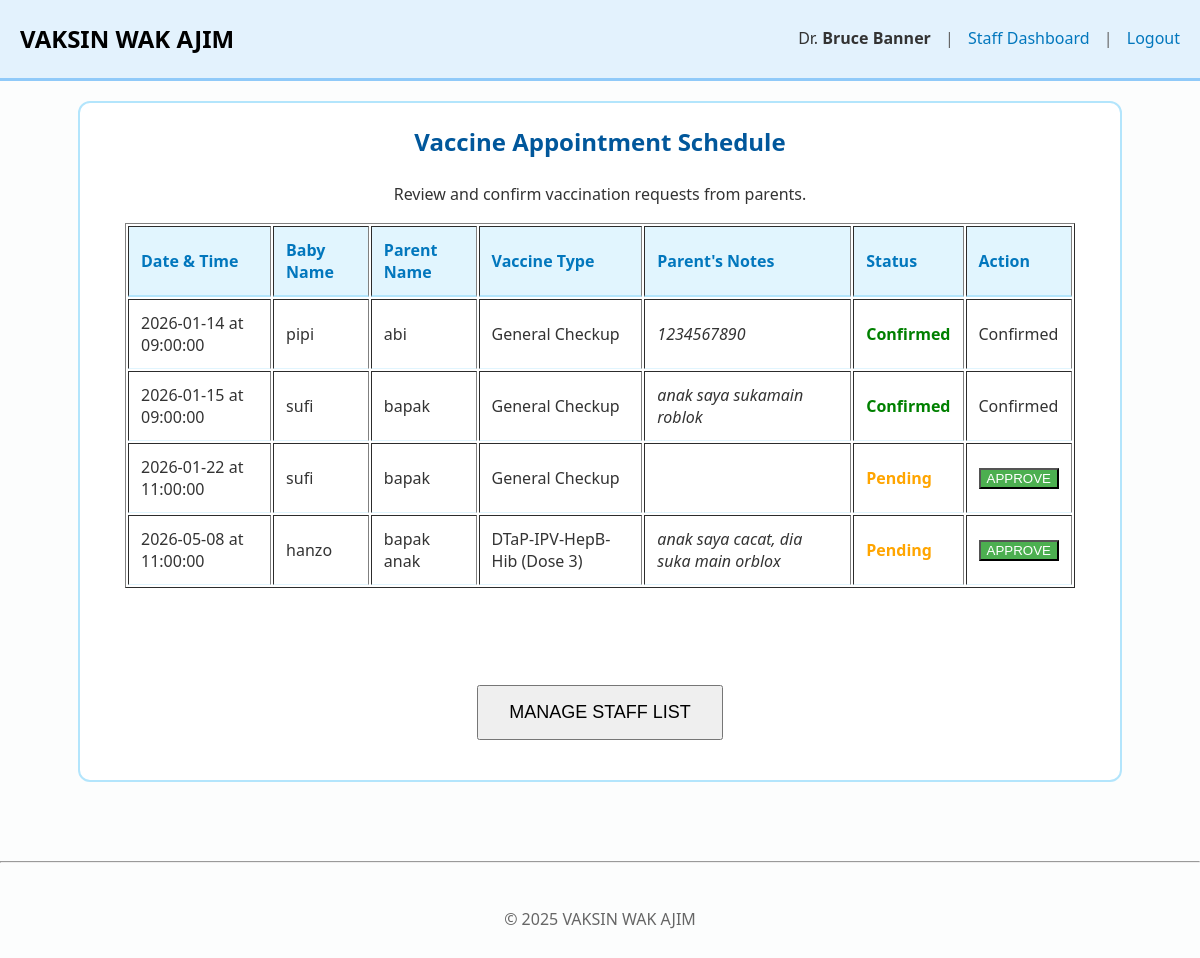
The app's page /WEBSITES/staff_dashboard.php (signed in) with its own data.
### tables this page shows
CREATE TABLE `appointments` (
  `appt_id` int(11) NOT NULL,
  `baby_id` int(11) NOT NULL,
  `staff_id` int(11) NOT NULL,
  `vaccine_id` int(11) NOT NULL,
  `appt_date` date NOT NULL,
  `appt_time` time NOT NULL,
  `notes` text DEFAULT NULL,
  `status` enum('Pending','Confirmed','Completed') DEFAULT 'Pending'
);

CREATE TABLE `babies` (
  `baby_id` int(11) NOT NULL,
  `parent_id` int(11) NOT NULL,
  `baby_name` varchar(100) NOT NULL,
  `birth_date` date NOT NULL,
  `gender` enum('Male','Female') NOT NULL
);

CREATE TABLE `users` (
  `user_id` int(11) NOT NULL,
  `username` varchar(50) NOT NULL,
  `password` varchar(255) NOT NULL,
  `email` varchar(100) DEFAULT NULL,
  `full_name` varchar(100) DEFAULT NULL,
  `phone_number` varchar(20) DEFAULT NULL
);

CREATE TABLE `vaccines` (
  `vaccine_id` int(11) NOT NULL,
  `vaccine_name` varchar(100) NOT NULL,
  `recommended_month` varchar(20) DEFAULT NULL,
  `description` text DEFAULT NULL
);

### WEBSITES/staff_dashboard.php (the view, shortened to what this page needs)
<?php
include('config.php');
include('header.php');
$query =
        "SELECT a.*, b.baby_name, u.full_name AS parent_name, v.vaccine_name
        FROM appointments a
        JOIN babies b ON a.baby_id = b.baby_id
        JOIN users u ON b.parent_id = u.user_id
        JOIN vaccines v ON a.vaccine_id = v.vaccine_id
        ORDER BY a.appt_date ASC, a.appt_time ASC";
$result = $conn->query($query);
?>
<!DOCTYPE html>
<html lang="en">
<head>
</head>
<body>
    <section>
        <center>
            <h1>Vaccine Appointment Schedule</h1>
            <p>Review and confirm vaccination requests from parents.</p>
            <table border="1" cellpadding="10" width="95%">
                <tr bgcolor="#f2f2f2">
                    <th>Date & Time</th>
                    <th>Baby Name</th>
                    <th>Parent Name</th>
                    <th>Vaccine Type</th>
                    <th>Parent's Notes</th>
                    <th>Status</th>
                    <th>Action</th>
                </tr>
                <?php
                    if ($result->num_rows > 0) {
                        while($row = $result->fetch_assoc()) {
                            echo "<tr>";
                            echo "<td>" . $row['appt_date'] . " at " . $row['appt_time'] . "</td>";
                            echo "<td>" . $row['baby_name'] . "</td>";
                            echo "<td>" . $row['parent_name'] . "</td>";
                            echo "<td>" . $row['vaccine_name'] . "</td>";
                            echo "<td><i>" . $row['notes'] . "</i></td>";
                            $statusColor = ($row['status'] == 'Pending') ? "orange" : "green";
                            echo "<td style='color:$statusColor;'><strong>" . $row['status'] . "</strong></td>";
                            echo "<td>";
                            if ($row['status'] == 'Pending') {
                                echo "<a href='confirm_appointment.php?id=" . $row['appt_id'] . "'>
                                        <button style='background-color: #4CAF50; color: white;'>APPROVE</button>
                                    </a>";
                            } else {
                                echo "Confirmed";
                            }
                            echo "</td>";
                            echo "</tr>";
                        }
                    } else {
                        echo "<tr><td colspan='7' align='center'>No appointments scheduled yet.</td></tr>";
                    }
                ?>
            </table>
            <br><br><br>
            <a href="staff_list.php"><button style="padding: 15px 30px; font-size: 18px; margin-top: 20px; margin-bottom: 20px;">
            MANAGE STAFF LIST</button></a>
        </center>
    </section>
    <br><br>
    <?php include('footer.php'); ?>
</body>
</html>

### WEBSITES/style.css (style rules this page uses)
body { font-family: 'Segoe UI', Tahoma, Geneva, Verdana, sans-serif; background-color: #fcfdfd; color: #333; margin: 0; padding: 0; line-height: 1.6; }
section, .dashboard-section { padding: 20px; max-width: 1000px; margin: 0 auto 20px auto; background-color: white; border-radius: 12px; border: 2px solid #b3e5fc; }
h1, h2, h3 { color: #01579b; margin-top: 0; }
a { color: #0277bd; text-decoration: none; font-weight: 500; }
th { background-color: #e1f5fe; color: #0277bd; padding: 12px; text-align: left; border-bottom: 2px solid #b3e5fc; }
td { padding: 12px; border-bottom: 1px solid #e1f5fe; }

### records on screen
appointments: appt_date "2026-01-14", appt_time "09:00:00", baby.baby_name "pipi", users.full_name "abi", vaccine.vaccine_name "General Checkup", notes "1234567890", status "Confirmed"
appointments: appt_date "2026-01-15", appt_time "09:00:00", baby.baby_name "sufi", users.full_name "bapak", vaccine.vaccine_name "General Checkup", notes "anak saya sukamain roblok", status "Confirmed"
appointments: appt_date "2026-01-22", appt_time "11:00:00", baby.baby_name "sufi", users.full_name "bapak", vaccine.vaccine_name "General Checkup", status "Pending"
appointments: appt_date "2026-05-08", appt_time "11:00:00", baby.baby_name "hanzo", users.full_name "bapak anak", vaccine.vaccine_name "DTaP-IPV-HepB-Hib (Dose 3)", notes "anak saya cacat, dia suka main orblox", status "Pending"

### other values on screen
$_SESSION['staff_name'] "Bruce Banner"
